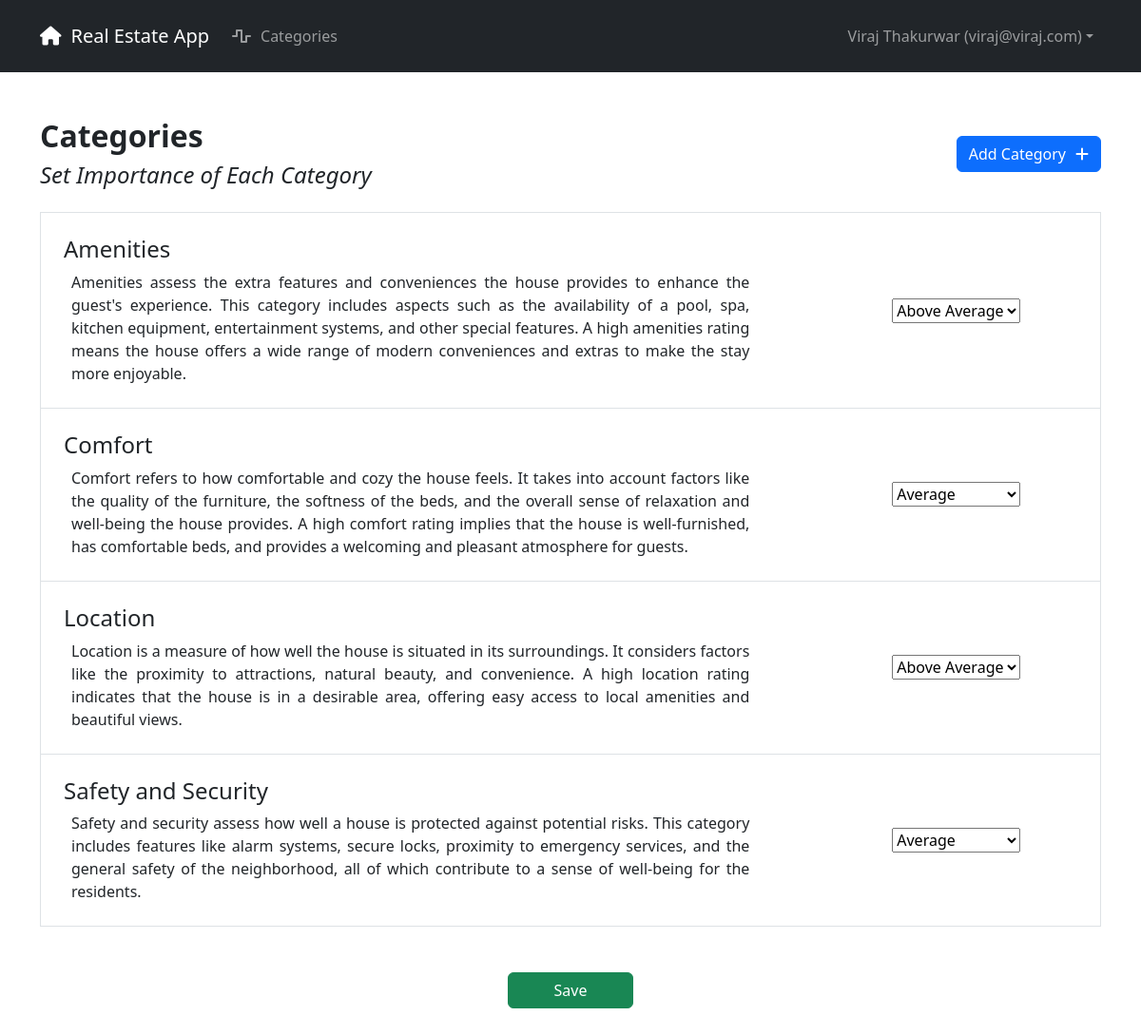
The page /categories/ (signed in) on the database its author committed.
### realestate/apps/appauth/models.py (models this page shows, shortened)
class User(AbstractUser, PermissionsMixin):
    id = models.UUIDField(primary_key=True, default=uuid.uuid4, editable=False)
    email = models.EmailField(
        unique=True,
        verbose_name="Email Address",
        error_messages={"unique": ("A user with this email already exists.")},
    )
    first_name = models.CharField(max_length=30, verbose_name="First Name")
    last_name = models.CharField(max_length=30, verbose_name="Last Name")
    phone = models.CharField(
        max_length=10,
        verbose_name="Phone Number",
        blank=True,
        validators=[
            RegexValidator(
                regex="^[0-9-()+]{10,20}$",
                message=("Please enter a valid phone number."),
                code="phone_format",
            )
        ],
    )
    is_staff = models.BooleanField(
        default=False,
        help_text=("Designates whether the user can log into this admin site."),
        verbose_name="Staff Status",
    )
    is_active = models.BooleanField(
        default=True,
        help_text=(
            "Designates whether this user should be treated as active. Unselect this instead of deleting accounts."
        ),
        verbose_name="Active",
    )
    objects = UserManager()
    EMAIL_FIELD = "email"
    USERNAME_FIELD = "email"
    REQUIRED_FIELDS = ["first_name", "last_name"]
    _ALL_TYPES_ALLOWED = set(["Homebuyer", "Realtor"])
    _HOMEBUYER_ONLY = set(["Homebuyer"])
    _REALTOR_ONLY = set(["Realtor"])
    class Meta:
        verbose_name = "User"
        verbose_name_plural = "Users"
    def get_full_name(self):
        return f"{self.first_name} {self.last_name}".strip()
    @property
    def role_object(self):
        has_homebuyer = hasattr(self, "homebuyer")
        has_realtor = hasattr(self, "realtor")
        if has_homebuyer:
            if has_realtor:
                raise IntegrityError(
                    f"User {str(self)} is registered as both a Homebuyer and a Realtor, which is not valid."
                )
            return self.homebuyer
        elif has_realtor:
            return self.realtor
        return None

### realestate/apps/core/models.py (models this page shows, shortened)
class BaseModel(models.Model):
    id = models.UUIDField(primary_key=True, default=uuid.uuid4, editable=False)
    class Meta:
        abstract = True

class Category(BaseModel):
    _SUMMARY_MIN_LENGTH = 1
    summary = models.CharField(max_length=128, verbose_name="Summary")
    description = models.TextField(blank=True, verbose_name="Description")
    couple = models.ForeignKey(
        "core.Couple", verbose_name="Couple", on_delete=models.CASCADE
    )
    def __str__(self):
        return f"{self.summary} - {self.couple}"
    class Meta:
        ordering = ["summary"]
        unique_together = (("summary", "couple"),)
        verbose_name = "Category"
        verbose_name_plural = "Categories"

### realestate/apps/core/views.py (the view, shortened to what this page needs)
# urls.py: path("categories/", CoreViews.CategoryView.as_view(), name="categories"),
class CategoryView(BaseView):
    _USER_TYPES_ALLOWED = User._HOMEBUYER_ONLY
    template_name = "core/categories.html"
    def _permission_check(self, request, role, *args, **kwargs):
        return True
    def _weight_context(self):
        weight_field = CategoryWeight._meta.get_field("weight")
        weight_choices = dict(weight_field.choices)
        min_weight = min(weight for weight in weight_choices)
        max_weight = max(weight for weight in weight_choices)
        min_choice = weight_choices[min_weight]
        max_choice = weight_choices[max_weight]
        return {
            "min_weight": min_weight,
            "max_weight": max_weight,
            "min_choice": min_choice,
            "max_choice": max_choice,
            "default_weight": weight_field.default,
            "js_weight": json.dumps(weight_choices),
        }
    def get(self, request, *args, **kwargs):
        homebuyer = Homebuyer.objects.get(user=request.user)
        couple = homebuyer.couple
        categories = Category.objects.filter(couple=couple)
        weights = CategoryWeight.objects.filter(homebuyer__user=request.user)
        weighted = {}
        for category in categories:
            missing = True
            for weight in weights:
                if weight.category.id == category.id:
                    weighted[category] = weight.weight
                    missing = False
                    break
            if missing:
                weighted[category] = 3
        eval_form = CategoryWeightForm(extra_fields=weighted, categories=categories)
        context = {
            "couple": couple,
            "weighted": weighted,
            "form": eval_form,
        }
        context.update(self._weight_context())
        return render(request, self.template_name, context)

### realestate/apps/core/forms.py
class CategoryWeightForm(forms.Form):
    def __init__(self, *args, **kwargs):
        extra_fields = kwargs.pop("extra_fields", None)
        categories = kwargs.pop("categories", None)
        super(CategoryWeightForm, self).__init__(*args, **kwargs)
        if extra_fields:
            for category, (field_name, field_value) in zip(
                categories, extra_fields.items()
            ):
                field = CustomChoiceField(
                    initial=field_value,
                    choices=(
                        (1, "Unimportant"),
                        (2, "Below Average"),
                        (3, "Average"),
                        (4, "Above Average"),
                        (5, "Important"),
                    ),
                    label=category.summary,
                    description=category.description,
                    widget=forms.Select(),
                )
                self.fields[field_name] = field

### realestate/apps/core/models.py (called while the page is built)
    @property
    def full_name(self):
        return self.user.get_full_name()

    def __str__(self):
        return ", ".join((str(hb) if hb else "?" for hb in self._homebuyers()))

    def _homebuyers(self):
        homebuyers = self.homebuyer_set.order_by("id")
        if not homebuyers:
            homebuyers = (None, None)
        elif homebuyers.count() == 1:
            homebuyers = (homebuyers.first(), None)
        return homebuyers

    def __str__(self):
        return self.full_name

    @property
    def role_type(self):
        return "Homebuyer"

### realestate/apps/core/views.py (called while the page is built)
    @method_decorator(login_required)
    def dispatch(self, request, *args, **kwargs):
        role = request.user.role_object
        if role.role_type in self._USER_TYPES_ALLOWED:
            if self._permission_check(request, role, *args, **kwargs):
                return super(BaseView, self).dispatch(request, *args, **kwargs)
        raise PermissionDenied

### realestate/templates/core/categories.html (shortened to what this page needs)
{% extends "base.html" %}
{% load django_bootstrap5 %}
{% block body %}
    <div class="mt-5">
        <div class="d-flex align-items-center justify-content-between">
            <div>
                <h2>
                    <strong>Categories</strong>
                </h2>
                <h4 class="m-0">
                    <em>Set Importance of Each Category</em>
                </h4>
            </div>
            <a href="{% url 'categories-add' %}"
               role="button"
               class="btn btn-primary">Add Category<i class="fa-solid fa-plus" style="padding-left: 10px"></i></a>
        </div>
        <ul class="list-group mt-4">
            <form action="" role="form" method="post">
                {% for field in form.visible_fields %}
                    <li class="list-group-item">
                        <div class="d-flex justify-content-between">
                            <div class="col-sm-8 mx-2 my-3">
                                <h4>{{ field.label }}</h4>
                                <p style="text-align:justify" class="my-0 ms-2">{{ field.field.description }}</p>
                            </div>
                            <div class="col-sm-3 d-flex align-items-center justify-content-center">{{ field }}</div>
                        </div>
                    </li>
                {% endfor %}
                <center class="my-5">
                    <button role="button" class="btn btn-success px-5">Save</button>
                </center>
            </form>
        </ul>
    </div>
{% endblock body %}

### realestate/templates/base.html (shortened to what this page needs)
{% load django_bootstrap5 %}
{% load static %}
<!DOCTYPE html>
<html>
    <head>
        {% bootstrap_css %}
    </head>
    <body>
        <nav class="navbar navbar-expand-lg navbar-dark bg-dark">
            <div class="container container-fluid">
                <div class="navbar-header d-flex align-items-center" style="height:60px">
                    <a class="navbar-brand" href="{% url 'home' %}">
                        <i class="fa-solid fa-house" style="margin-right:10px"></i>Real Estate App
                    </a>
                </div>
                <div class="collapse navbar-collapse" id="navbarSupportedContent">
                    <ul class="navbar-nav me-auto mb-2 mb-lg-0">
                        {% if user.is_authenticated %}
                            <li class="nav-item">
                                <a href="{% url 'categories' %}" class="nav-link">
                                    <i class="fa-solid fa-wave-square" style="margin-right:10px"></i>Categories
                                </a>
                            </li>
                        {% endif %}
                    </ul>
                    <ul class="nav navbar-nav navbar-right">
                        {% if user.is_authenticated %}
                            <li class="nav-item dropdown">
                                <a class="nav-link dropdown-toggle"
                                   href="#"
                                   id="navbarDarkDropdownMenuLink"
                                   role="button"
                                   data-bs-toggle="dropdown"
                                   aria-expanded="false">{{ user.get_full_name|default:"User" }} ({{ user.email }})</a>
                            </li>
                        {% else %}
                            <li>
                                <a href="{% url 'login' %}" class="nav-link">
                                    <i class="fa-solid fa-right-to-bracket" style="margin-right:10px"></i>Login
                                </a>
                            </li>
                        {% endif %}
                    </ul>
                </div>
            </div>
        </nav>
        <div class="container">
            {% block body %}
            {% endblock body %}
        </div>
    </body>
</html>

### rows shown on the page
User: get_full_name "Viraj Thakurwar", email "viraj@viraj.com"
Category: label "Amenities", field.description "Amenities assess the extra features and conveniences the house provides to enhance the guest's experience. This category includes aspects such as the availability of a pool, spa, kitchen equipment, entertainment systems, and other special features. A high amenities rating means the house offers a wide range of modern conveniences and extras to make the stay more enjoyable."
Category: label "Comfort", field.description "Comfort refers to how comfortable and cozy the house feels. It takes into account factors like the quality of the furniture, the softness of the beds, and the overall sense of relaxation and well-being the house provides. A high comfort rating implies that the house is well-furnished, has comfortable beds, and provides a welcoming and pleasant atmosphere for guests."
Category: label "Location", field.description "Location is a measure of how well the house is situated in its surroundings. It considers factors like the proximity to attractions, natural beauty, and convenience. A high location rating indicates that the house is in a desirable area, offering easy access to local amenities and beautiful views."
Category: label "Safety and Security", field.description "Safety and security assess how well a house is protected against potential risks. This category includes features like alarm systems, secure locks, proximity to emergency services, and the general safety of the neighborhood, all of which contribute to a sense of well-being for the residents."
